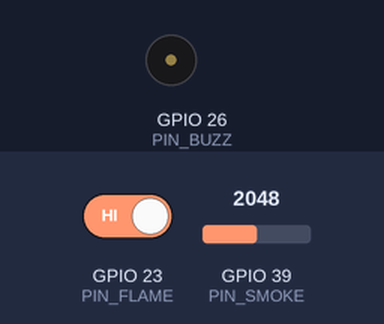
This sketch was run on a simulated ESP32. Shown: buzzer (waves = sounding, pin HIGH). Inputs (shaded band) come from the test bench; at power-on: GPIO 23 (PIN_FLAME) HIGH, GPIO 39 (PIN_SMOKE) = 2048. WiFi joins after 1.5 s; servers stay silent unless stated; no MQTT or app messages arrive unless stated.

Above: at 0.1 s.
At 1.6 s:
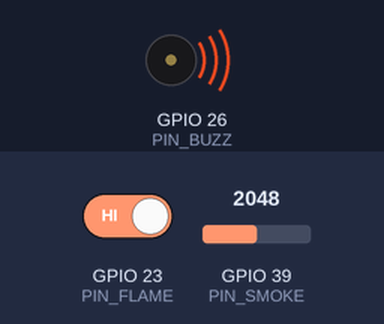
Timing chart, 0 to 3.1 s (numbered marks = the images above):
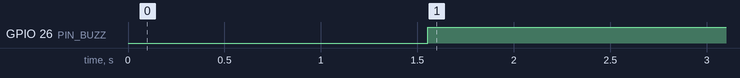

Measured:
- by itself, GPIO 26 (PIN_BUZZ): LOW → HIGH at 1.6 s

The sketch:

fire_safety_monitor.ino
```cpp
/*
 * ============================================================================
 * NexaSmart IoT Firmware: Fire & Safety Detection Node
 * Hardware: ESP32 + MQ-2 Smoke Sensor + Flame IR Sensor + Active Buzzer
 * Pinout:
 *   Smoke Sensor AOUT --> GPIO 39 (ADC1_CH3 / VN - Safe with Wi-Fi)
 *   Flame Sensor DOUT --> GPIO 23 (Active LOW)
 *   Buzzer Control    --> GPIO 26
 *
 * CRITICAL SAFETY DISCLAIMER:
 * This code and associated prototype hardware is strictly for educational,
 * laboratory, and demonstrative research purposes. Under no circumstances
 * should it be relied upon as a replacement for certified commercial life-safety
 * fire alarm equipment (UL 268 / EN 54) or emergency evacuation systems.
 * ============================================================================
 */

#include <WiFi.h>
#include <PubSubClient.h>
#include <ArduinoJson.h>

const char* WIFI_SSID       = "NexaSmart_IoT_WiFi";
const char* WIFI_PASSWORD   = "SecureCampusKey2026";
const char* MQTT_SERVER     = "192.168.1.100";
const int   MQTT_PORT       = 1883;
const char* MQTT_USER       = "device_safe_01";
const char* MQTT_PASS       = "DeviceSecretKey2026";

const char* DEVICE_ID       = "DEV-ESP32-SAFE-01";
const char* BUILDING_ID     = "BLD-ENG-01";
const char* ROOM_ID         = "RM-CHEM-LAB-01";
const char* FIRMWARE_VER    = "v1.4.2";

#define PIN_SMOKE 39
#define PIN_FLAME 23
#define PIN_BUZZ  26

#define SMOKE_THRESHOLD_ADC 1800 // ADC trigger threshold

char topicTelemetry[128];
char topicEvent[128];
char topicStatus[128];

WiFiClient espClient;
PubSubClient mqttClient(espClient);

unsigned long lastTelemetry = 0;
unsigned long lastAlarmEventTime = 0;
unsigned long sequenceCounter = 0;
bool alarmActive = false;

void setup() {
  Serial.begin(115200);
  pinMode(PIN_SMOKE, INPUT);
  pinMode(PIN_FLAME, INPUT_PULLUP);
  pinMode(PIN_BUZZ, OUTPUT);
  digitalWrite(PIN_BUZZ, LOW);

  snprintf(topicTelemetry, sizeof(topicTelemetry), "nexasmart/%s/%s/%s/telemetry", BUILDING_ID, ROOM_ID, DEVICE_ID);
  snprintf(topicEvent,     sizeof(topicEvent),     "nexasmart/%s/%s/%s/event",     BUILDING_ID, ROOM_ID, DEVICE_ID);
  snprintf(topicStatus,    sizeof(topicStatus),    "nexasmart/%s/%s/%s/status",    BUILDING_ID, ROOM_ID, DEVICE_ID);

  WiFi.begin(WIFI_SSID, WIFI_PASSWORD);
  while (WiFi.status() != WL_CONNECTED) delay(300);

  mqttClient.setServer(MQTT_SERVER, MQTT_PORT);
}

void loop() {
  if (WiFi.status() != WL_CONNECTED) WiFi.reconnect();
  if (!mqttClient.connected()) {
    mqttClient.connect(DEVICE_ID, MQTT_USER, MQTT_PASS);
  }
  mqttClient.loop();

  int smokeLevel = analogRead(PIN_SMOKE);
  bool flameDetected = (digitalRead(PIN_FLAME) == LOW); // Flame sensor active LOW
  bool smokeDetected = (smokeLevel > SMOKE_THRESHOLD_ADC);

  unsigned long now = millis();

  // Instant emergency trigger
  if ((flameDetected || smokeDetected) && (!alarmActive || (now - lastAlarmEventTime > 5000))) {
    alarmActive = true;
    lastAlarmEventTime = now;
    digitalWrite(PIN_BUZZ, HIGH);

    StaticJsonDocument<256> evt;
    evt["deviceId"]   = DEVICE_ID;
    evt["buildingId"] = BUILDING_ID;
    evt["roomId"]     = ROOM_ID;
    evt["eventType"]  = flameDetected ? "FLAME_DETECTED" : "SMOKE_DETECTED";
    evt["severity"]   = "CRITICAL";
    evt["smokeLevel"] = smokeLevel;
    evt["flame"]      = flameDetected;
    evt["timestamp"]  = now;

    char buf[256];
    serializeJson(evt, buf);
    mqttClient.publish(topicEvent, buf, 1);
  } else if (!flameDetected && !smokeDetected && alarmActive) {
    alarmActive = false;
    digitalWrite(PIN_BUZZ, LOW);
  }

  if (now - lastTelemetry >= 3000) {
    lastTelemetry = now;
    StaticJsonDocument<384> doc;
    doc["deviceId"]    = DEVICE_ID;
    doc["buildingId"]  = BUILDING_ID;
    doc["roomId"]      = ROOM_ID;
    doc["sequence"]    = ++sequenceCounter;
    doc["firmware"]    = FIRMWARE_VER;
    doc["isSimulated"] = false;

    JsonObject m = doc.createNestedObject("metrics");
    m["smokeLevel"]     = smokeLevel;
    m["flameDetected"]  = flameDetected;
    m["smokeDetected"]  = smokeDetected;
    m["alarmState"]     = alarmActive;

    char buf[384];
    serializeJson(doc, buf);
    mqttClient.publish(topicTelemetry, buf);
  }
}
```
